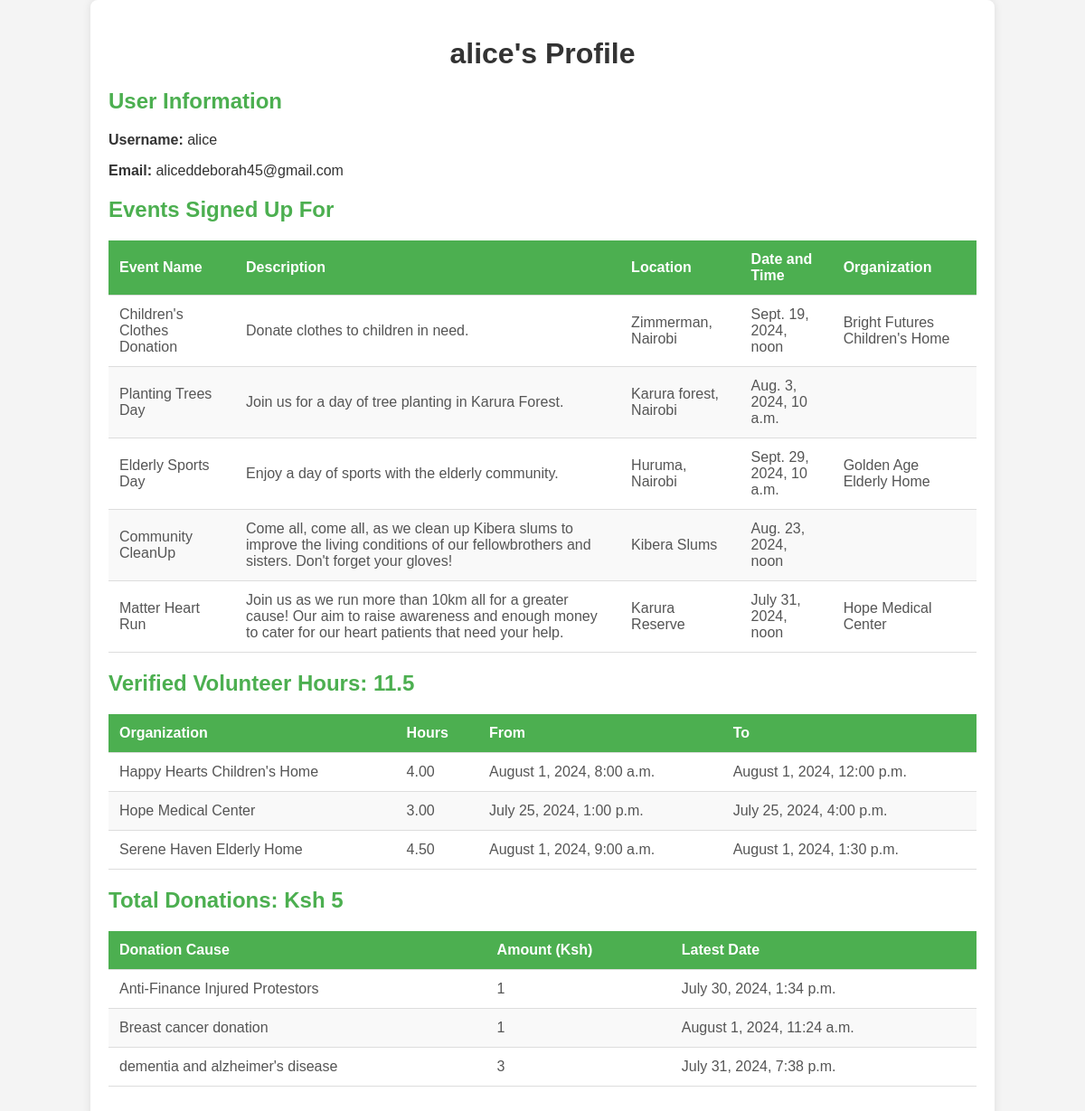
The page /profile/ (signed in) on the database its author committed.
### app/models.py (models this page shows, shortened)
class User(AbstractUser):
    email = models.EmailField(unique=True)
    total_service_hours = models.PositiveIntegerField(default=0)
    events_attended = models.PositiveIntegerField(default=0)
    groups = models.ManyToManyField(
        'auth.Group', related_name='custom_user_set', blank=True,
        help_text='The groups this user belongs to.',
        verbose_name='groups',
    )
    user_permissions = models.ManyToManyField(
        'auth.Permission', related_name='custom_user_set', blank=True,
        help_text='Specific permissions for this user.',
        verbose_name='user permissions',
    )

class UserEvent(models.Model):
    user = models.ForeignKey(User, related_name='events', on_delete=models.CASCADE)
    event = models.ForeignKey(Event, related_name='user_events', on_delete=models.CASCADE)

class Event(models.Model):
    name = models.CharField(max_length=100)
    description = models.TextField()
    location = models.CharField(max_length=100)
    date_time = models.DateTimeField()
    image = models.ImageField(upload_to='event_images/')
    organization = models.ForeignKey(Organization, related_name='events', on_delete=models.CASCADE, blank=True, null=True)
    attendees_count = models.PositiveIntegerField(default=0)

class Organization(models.Model):
    ORGANIZATION_TYPES = [
        ('Elderly Homes', 'Elderly Homes'),
        ('Hospitals & Clinics', 'Hospitals & Clinics'),
        ('Children Homes', 'Children Homes'),
    ]
    name = models.CharField(max_length=100)
    description = models.TextField()
    location = models.CharField(max_length=100)
    image = models.ImageField(upload_to='organization_images/')
    type = models.CharField(max_length=25, choices=ORGANIZATION_TYPES)

class VolunteerHours(models.Model):
    user = models.ForeignKey(User, on_delete=models.CASCADE)
    organization = models.ForeignKey(Organization, on_delete=models.CASCADE)
    date_from = models.DateTimeField()
    date_to = models.DateTimeField()
    hours = models.DecimalField(max_digits=5, decimal_places=2)
    verified = models.BooleanField(default=False)  # New field to track verification

class Donation(models.Model):
    name = models.CharField(max_length=100)
    description = models.TextField()
    image = models.ImageField(upload_to='donations/')
    goal = models.PositiveIntegerField()
    funds_raised = models.PositiveIntegerField(default=0, null=True, blank=True)
    supporters = models.PositiveIntegerField(default=0, null=True, blank=True)
    deadline = models.DateField(null=True, blank=True)
    organization = models.ForeignKey(Organization, related_name='donations', null=True, blank=True, on_delete=models.SET_NULL)
    event = models.ForeignKey(Event, related_name='donations', null=True, blank=True, on_delete=models.SET_NULL)

### app/views.py (the view)
# urls.py: path('profile/', views.user_profile, name='user_profile'),
@login_required
def user_profile(request):
    user = request.user
    user_events = UserEvent.objects.filter(user=user)
    volunteer_hours = VolunteerHours.objects.filter(user=user, verified=True)  # Only include verified hours
    total_volunteer_hours = volunteer_hours.aggregate(Sum('hours'))['hours__sum'] or 0
    donations = (
        UserDonation.objects.filter(user=user)
        .values('donation__name')
        .annotate(total_amount=Sum('amount'), latest_date=Max('date'))
    )
    total_donated_amount = donations.aggregate(total=Sum('total_amount'))['total'] or 0
    context = {
        'user': user,
        'user_events': user_events,
        'volunteer_hours': volunteer_hours,
        'total_volunteer_hours': total_volunteer_hours,
        'donations': donations,
        'total_donated_amount': total_donated_amount,
    }
    return render(request, 'profile.html', context)

### app/templates/profile.html (shortened to what this page needs)
{% load static %}
<!DOCTYPE html>
<html lang="en">
<head>
    <link rel="stylesheet" href="{% static 'css/profile.css' %}">
</head>
<body>
    <div class="container">
        <h1 class="profile-header">{{ user.username }}'s Profile</h1>
        <section class="user-info">
            <h2>User Information</h2>
            <p><strong>Username:</strong> {{ user.username }}</p>
            <p><strong>Email:</strong> {{ user.email }}</p>
        </section>
        <div class="events-info">
            <h2>Events Signed Up For</h2>
            {% if user_events %}
                <table>
                    <thead>
                        <tr>
                            <th>Event Name</th>
                            <th>Description</th>
                            <th>Location</th>
                            <th>Date and Time</th>
                            <th>Organization</th>
                        </tr>
                    </thead>
                    <tbody>
                        {% for user_event in user_events %}
                            <tr>
                                <td>{{ user_event.event.name }}</td>
                                <td>{{ user_event.event.description }}</td>
                                <td>{{ user_event.event.location }}</td>
                                <td>{{ user_event.event.date_time }}</td>
                                <td>{{ user_event.event.organization.name }}</td>
                            </tr>
                        {% endfor %}
                    </tbody>
                </table>
            {% else %}
                <p>No events found.</p>
            {% endif %}
        </div>
        <section class="volunteer-hours">
            <h2>Verified Volunteer Hours: {{ total_volunteer_hours }}</h2>
            {% if volunteer_hours %}
                <table>
                    <thead>
                        <tr>
                            <th>Organization</th>
                            <th>Hours</th>
                            <th>From</th>
                            <th>To</th>
                        </tr>
                    </thead>
                    <tbody>
                        {% for volunteer_hour in volunteer_hours %}
                            <tr>
                                <td>{{ volunteer_hour.organization.name }}</td>
                                <td>{{ volunteer_hour.hours }}</td>
                                <td>{{ volunteer_hour.date_from|date:"F j, Y, g:i a" }}</td>
                                <td>{{ volunteer_hour.date_to|date:"F j, Y, g:i a" }}</td>
                            </tr>
                        {% endfor %}
                    </tbody>
                </table>
            {% else %}
                <p>No verified volunteer hours recorded yet.</p>
            {% endif %}
        </section>
        <section class="events-info">
            <h2>Total Donations: Ksh {{ total_donated_amount }}</h2>
            {% if donations %}
                <table>
                    <thead>
                        <tr>
                            <th>Donation Cause</th>
                            <th>Amount (Ksh)</th>
                            <th>Latest Date</th>
                        </tr>
                    </thead>
                    <tbody>
                        {% for donation in donations %}
                        <tr>
                            <td>{{ donation.donation__name }}</td>
                            <td>{{ donation.total_amount }}</td>
                            <td>{{ donation.latest_date|date:"F j, Y, g:i a" }}</td>
                        </tr>
                        {% endfor %}
                    </tbody>
                </table>
            {% else %}
                <p>No donations made yet.</p>
            {% endif %}
        </section>
    </div>
</body>
</html>

### app/static/css/profile.css (style rules this page uses)
body { font-family: Arial, sans-serif; background-color: #f4f4f4; color: #333; margin: 0; padding: 0; }
.container { width: 80%; margin: 0 auto; padding: 20px; background: #fff; border-radius: 8px; box-shadow: 0 0 10px rgba(0, 0, 0, 0.1); }
.profile-header { text-align: center; color: #333; margin-bottom: 20px; }
h2 { color: #4CAF50; }
table { width: 100%; border-collapse: collapse; margin-bottom: 20px; }
th, td { padding: 12px; text-align: left; border-bottom: 1px solid #ddd; }
thead { background-color: #4CAF50; color: white; }
tbody tr:nth-child(even) { background-color: #f9f9f9; }
tbody tr:nth-child(odd) { background-color: #fff; }
th { background-color: #4CAF50; color: white; }
td { color: #555; }

### rows shown on the page
User: username "alice", email "aliceddeborah45@gmail.com"
UserEvent: event.name "Children's Clothes Donation", event.description "Donate clothes to children in need.", event.location "Zimmerman, Nairobi", event.date_time "Sept. 19, 2024, noon", event.organization.name "Bright Futures Children's Home"
UserEvent: event.name "Planting Trees Day", event.description "Join us for a day of tree planting in Karura Forest.", event.location "Karura forest, Nairobi", event.date_time "Aug. 3, 2024, 10 a.m."
UserEvent: event.name "Elderly Sports Day", event.description "Enjoy a day of sports with the elderly community.", event.location "Huruma, Nairobi", event.date_time "Sept. 29, 2024, 10 a.m.", event.organization.name "Golden Age Elderly Home"
UserEvent: event.name "Community CleanUp", event.description "Come all, come all, as we clean up Kibera slums to improve the living conditions of our fellowbrothers and sisters. Don't forget your gloves!", event.location "Kibera Slums", event.date_time "Aug. 23, 2024, noon"
UserEvent: event.name "Matter Heart Run", event.description "Join us as we run more than 10km all for a greater cause! Our aim to raise awareness and enough money to cater for our heart patients that need your help.", event.location "Karura Reserve", event.date_time "July 31, 2024, noon", event.organization.name "Hope Medical Center"
VolunteerHours: organization.name "Happy Hearts Children's Home", hours "4.00", date_from "August 1, 2024, 8:00 a.m.", date_to "August 1, 2024, 12:00 p.m."
VolunteerHours: organization.name "Hope Medical Center", hours "3.00", date_from "July 25, 2024, 1:00 p.m.", date_to "July 25, 2024, 4:00 p.m."
VolunteerHours: organization.name "Serene Haven Elderly Home", hours "4.50", date_from "August 1, 2024, 9:00 a.m.", date_to "August 1, 2024, 1:30 p.m."
Donation: donation__name "Anti-Finance Injured Protestors", total_amount "1", latest_date "July 30, 2024, 1:34 p.m."
Donation: donation__name "Breast cancer donation", total_amount "1", latest_date "August 1, 2024, 11:24 a.m."
Donation: donation__name "dementia and alzheimer's disease", total_amount "3", latest_date "July 31, 2024, 7:38 p.m."

### other values the page prints
{{ total_volunteer_hours }} "11.5"
{{ total_donated_amount }} "5"
